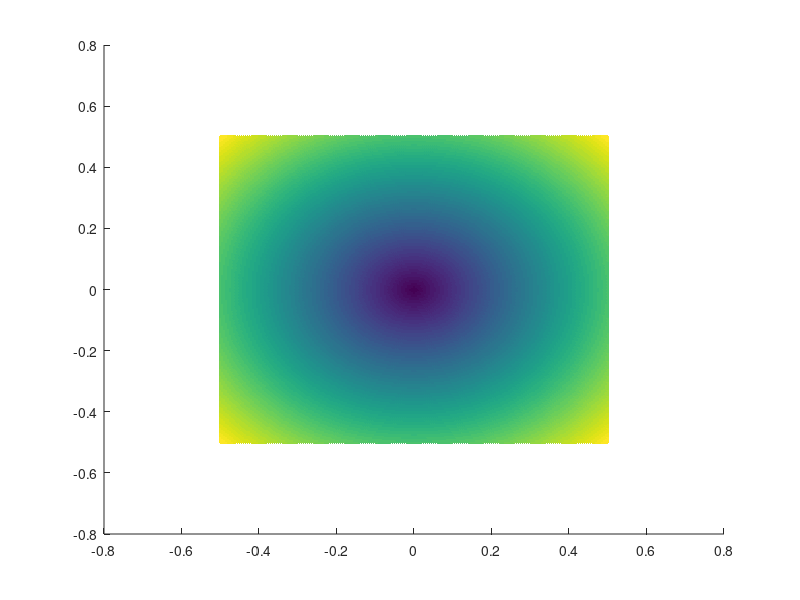
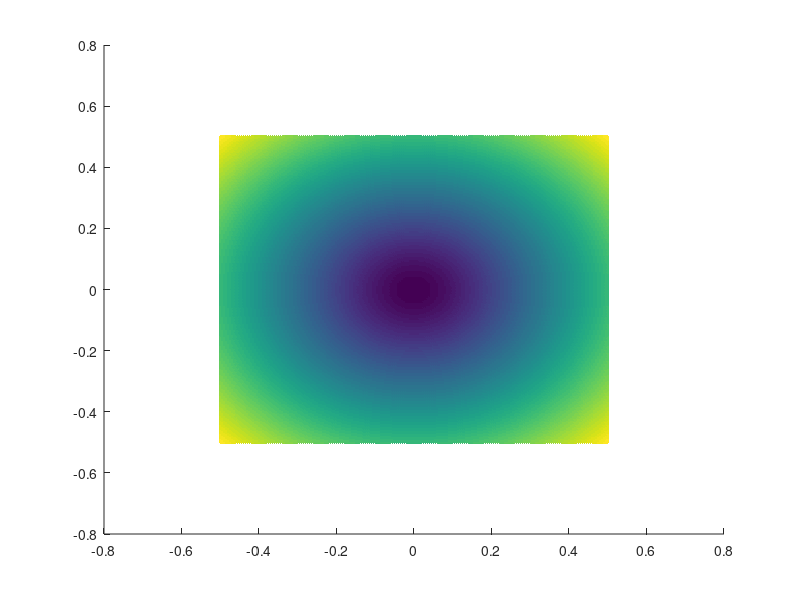

These charts were generated, in order, by the following MATLAB code:
clc
clear all
close all


% GENERATE RECTANGULAR GRID (-0.5 0.5)
[x,y] = meshgrid(-0.5:0.005:0.5);

[m,n] = size(x);

u = zeros(m,n);
v = zeros(m,n);
w = zeros(m,n);


magXY = sqrt(x.^2 + y.^2);
magZ = 1.0;
magZ = magZ/10;

theta = atan(magXY./magZ);

% w = cos(theta);
% u = x.*sin(theta)./magXY;
% v = y.*sin(theta)./magXY;

w = ones(m,n);
u = x.*tan(theta)./magXY;
v = y.*tan(theta)./magXY;


% ELIMINATE NaN (e.g. center of origin)
u(isnan(u)) = 0;
v(isnan(v)) = 0;



% RESHAPE GRID MATRIX INTO VECTOR
x = x(:);
y = y(:);
u = u(:);
v = v(:);
w = w(:);

z = zeros(length(x),1);


% PLOT DATA
maguv = sqrt(u.^2 + v.^2);
maguvw = sqrt(u.^2 + v.^2 + w.^2);

figure
scatter(x,y,[],maguv,'.');
figure
scatter(x,y,[],maguvw,'.');


% RESCALE VELOCITY TO HAVE DESIRED AIRFLOW RATE
V = 0.15; % [m^3/s]

u = u./mean(w)*V;
v = v./mean(w)*V;
w = w./mean(w)*V;

% TRANSLATE/SCALE THE COORDINATE
L = 0.6;
W = 0.6;

x = x*L;
y = y*W;

% x = x + 9.30;
% y = y + 3.10;
% z = z + 3.20;

% x = x + 9.30;
% y = y + 6.65;
% z = z + 3.20;

x = [x + 9.30; x + 9.30];
y = [y + 3.10; y + 6.65];
z = [z + 3.20; z + 3.20];

u = [u; u];
v = [v; v];
w = [w; w];

w = -1.0*w;


% EXPORT DATA IN SCHEME FORMAT FOR FLUENT USE
nrow = length(x);

% fileID = fopen('data.txt','w');
% fprintf(fileID,'%s\n','x,y,z,u,v,w');
% for i=1:nrow
%     fprintf(fileID,'%f,%f,%f,%f,%f,%f\n',x(i),y(i),z(i),u(i),v(i),w(i));
% end
% 
% fclose(fileID);


fileID = fopen('cor_inlet','w');

fprintf(fileID,'%s %d %s\n','((cor-inlet-profile point', nrow,')');

fprintf(fileID,'%s\n','(x');
for i=1:nrow
    fprintf(fileID,'%f\n',x(i));
end
fprintf(fileID,'%s\n',')');

fprintf(fileID,'%s\n','(y');
for i=1:nrow    
    fprintf(fileID,'%f\n',y(i));    
end
fprintf(fileID,'%s\n',')');

fprintf(fileID,'%s\n','(z');
for i=1:nrow
    
    fprintf(fileID,'%f\n',z(i));  
end
fprintf(fileID,'%s\n',')');

fprintf(fileID,'%s\n','(u');
for i=1:nrow   
    fprintf(fileID,'%f\n',u(i));  
end
fprintf(fileID,'%s\n',')');

fprintf(fileID,'%s\n','(v');
for i=1:nrow
    fprintf(fileID,'%f\n',v(i));   
end
fprintf(fileID,'%s\n',')');

fprintf(fileID,'%s\n','(w');
for i=1:nrow  
    fprintf(fileID,'%f\n',w(i));
end
fprintf(fileID,'%s\n',')');

fclose(fileID);
